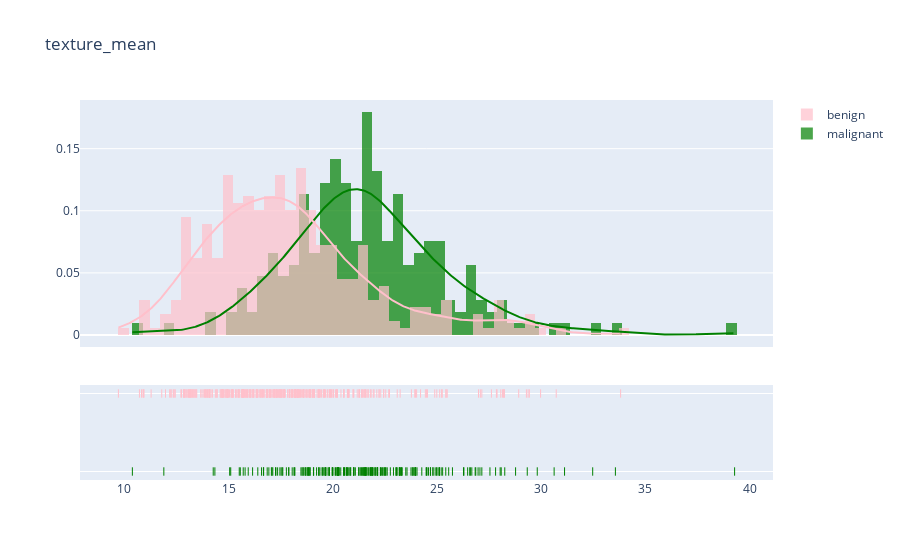

The code cell stored with this chart in its notebook:
### Code cell
plot_distribution('texture_mean', .5)

### Figure 1 — Plotly figure (JSON) as saved in the notebook; plotly's stock layout.template omitted (floating-point values rounded to 4 significant figures; data arrays with more than 128 entries replaced by an {"elided": "..."} marker saying what was removed)
{"data": [{"autobinx": false, "histnorm": "probability density", "legendgroup": "malignant", "marker": {"color": "green"}, "name": "malignant", "opacity": 0.7, "type": "histogram", "x": {"elided": "212 float values"}, "xaxis": "x", "xbins": {"end": 39.28, "size": 0.5, "start": 10.38}, "yaxis": "y"}, {"autobinx": false, "histnorm": "probability density", "legendgroup": "benign", "marker": {"color": "pink"}, "name": "benign", "opacity": 0.7, "type": "histogram", "x": {"elided": "357 float values"}, "xaxis": "x", "xbins": {"end": 33.81, "size": 0.5, "start": 9.71}, "yaxis": "y"}, {"legendgroup": "malignant", "marker": {"color": "green"}, "mode": "lines", "name": "malignant", "showlegend": false, "type": "scatter", "x": {"elided": "500 float values"}, "xaxis": "x", "y": {"elided": "500 float values"}, "yaxis": "y"}, {"legendgroup": "benign", "marker": {"color": "pink"}, "mode": "lines", "name": "benign", "showlegend": false, "type": "scatter", "x": {"elided": "500 float values"}, "xaxis": "x", "y": {"elided": "500 float values"}, "yaxis": "y"}, {"legendgroup": "malignant", "marker": {"color": "green", "symbol": "line-ns-open"}, "mode": "markers", "name": "malignant", "showlegend": false, "type": "scatter", "x": {"elided": "212 float values"}, "xaxis": "x", "y": {"elided": "212 str values"}, "yaxis": "y2"}, {"legendgroup": "benign", "marker": {"color": "pink", "symbol": "line-ns-open"}, "mode": "markers", "name": "benign", "showlegend": false, "type": "scatter", "x": {"elided": "357 float values"}, "xaxis": "x", "y": {"elided": "357 str values"}, "yaxis": "y2"}], "layout": {"barmode": "overlay", "hovermode": "closest", "legend": {"traceorder": "reversed"}, "title": {"text": "texture_mean"}, "xaxis": {"anchor": "y2", "domain": [0, 1], "zeroline": false}, "yaxis": {"anchor": "free", "domain": [0.35, 1], "position": 0}, "yaxis2": {"anchor": "x", "domain": [0, 0.25], "dtick": 1, "showticklabels": false}}}
